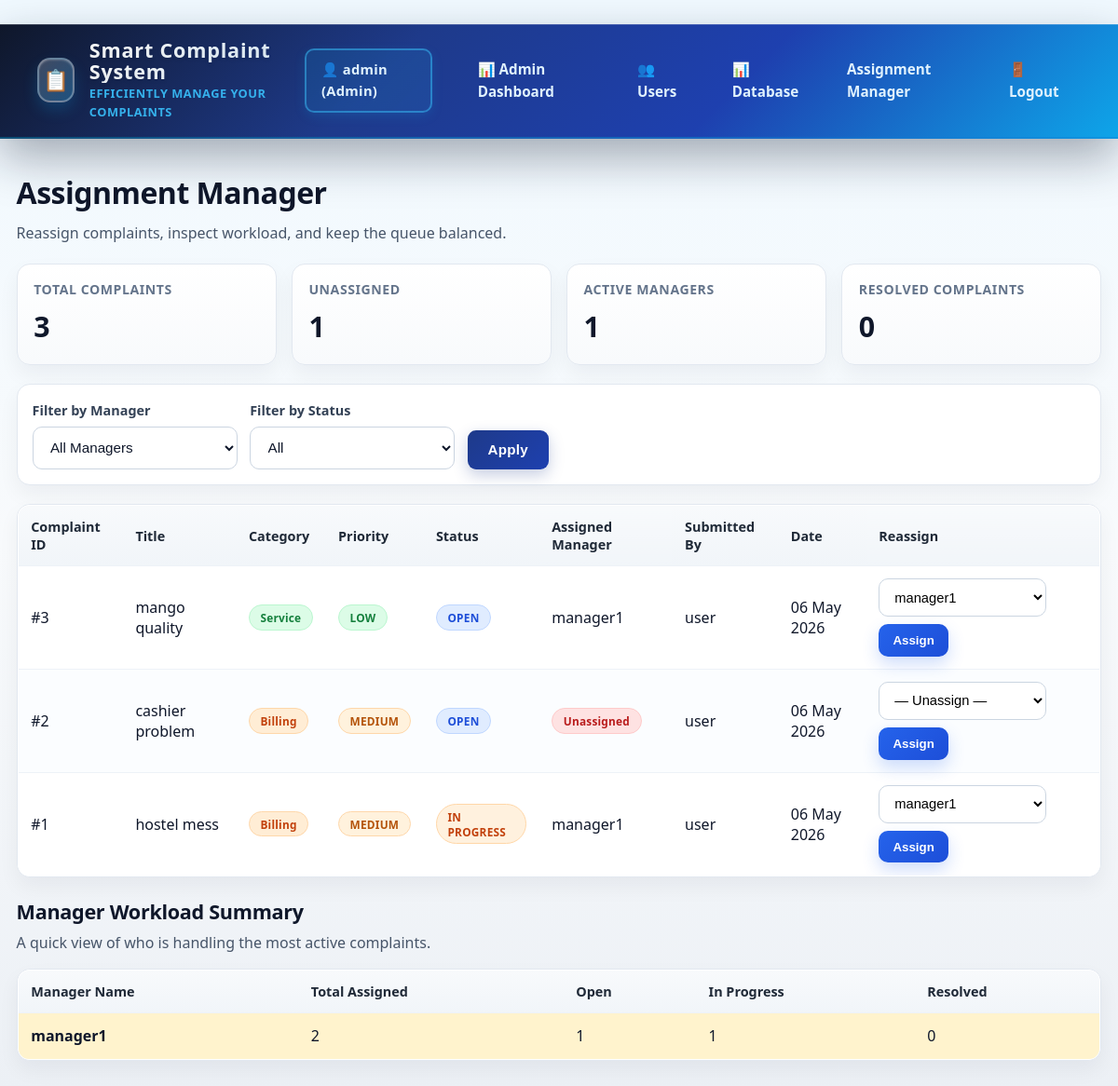
The app's page /admin/assignments (signed in) with its own data.
### models.py (models this page shows, shortened)
class User(UserMixin, db.Model):
    __tablename__ = 'users'
    id = db.Column(db.Integer, primary_key=True)
    username = db.Column(db.String(80), unique=True, nullable=False)
    email = db.Column(db.String(120), unique=True, nullable=False)
    password_hash = db.Column(db.String(255), nullable=False)
    role = db.Column(db.String(20), default='user', nullable=False)
    is_active = db.Column(db.Boolean, default=True, nullable=False)
    created_at = db.Column(db.DateTime, default=datetime.utcnow)
    complaints_submitted = db.relationship(
        'Complaint',
        foreign_keys='Complaint.user_id',
        backref='author',
        lazy=True,
        cascade='all, delete-orphan'
    )
    responses_written = db.relationship(
        'Response',
        foreign_keys='Response.author_id',
        backref='response_author',
        lazy=True,
        cascade='all, delete-orphan'
    )
    assigned_complaints = db.relationship(
        'Complaint',
        foreign_keys='Complaint.assigned_to',
        backref='manager',
        lazy=True
    )

class Complaint(db.Model):
    __tablename__ = 'complaints'
    id = db.Column(db.Integer, primary_key=True)
    user_id = db.Column(db.Integer, db.ForeignKey('users.id'), nullable=False)
    title = db.Column(db.String(200), nullable=False)
    description = db.Column(db.Text, nullable=False)
    category = db.Column(db.String(50), default='General')
    priority = db.Column(db.String(20), default='medium')
    sentiment = db.Column(db.String(20), default='neutral')
    status = db.Column(db.String(20), default='open')
    ai_response = db.Column(db.Text, default='')
    internal_notes = db.Column(db.Text, nullable=True)
    assigned_to = db.Column(db.Integer, db.ForeignKey('users.id'), nullable=True)
    created_at = db.Column(db.DateTime, default=datetime.utcnow)
    resolved_at = db.Column(db.DateTime, nullable=True)
    rating = db.Column(db.Integer, nullable=True)
    responses = db.relationship('Response', backref='complaint', lazy=True, cascade='all, delete-orphan')

### app.py (the view, shortened to what this page needs)
@app.route('/admin/assignments', methods=['GET', 'POST'])
@login_required
def admin_assignments():
    if current_user.role != 'admin':
        flash('❌ Unauthorized!', 'error')
        return redirect(url_for('index'))
    from sqlalchemy.orm import aliased
    ManagerUser = aliased(User)
    SubmitterUser = aliased(User)
    filter_manager = request.args.get('manager', 'all').strip()
    filter_status = request.args.get('status', 'all').strip().lower()
    rows_query = (
        db.session.query(Complaint, ManagerUser, SubmitterUser)
        .outerjoin(ManagerUser, Complaint.assigned_to == ManagerUser.id)
        .join(SubmitterUser, Complaint.user_id == SubmitterUser.id)
    )
    if filter_manager == 'unassigned':
        rows_query = rows_query.filter(Complaint.assigned_to.is_(None))
    elif filter_manager not in ('', 'all'):
        try:
            manager_id_int = int(filter_manager)
            rows_query = rows_query.filter(Complaint.assigned_to == manager_id_int)
        except ValueError:
            pass
    valid_statuses = {'open', 'in_progress', 'resolved', 'closed'}
    if filter_status in valid_statuses:
        rows_query = rows_query.filter(Complaint.status == filter_status)
    rows = rows_query.order_by(Complaint.created_at.desc()).all()
    all_managers = (
        User.query.filter_by(role='manager')
        .order_by(User.username.asc())
        .all()
    )
    workload_summary = []
    total_complaints = Complaint.query.count()
    unassigned_count = Complaint.query.filter(Complaint.assigned_to.is_(None)).count()
    active_managers_count = User.query.filter_by(role='manager', is_active=True).count()
    resolved_complaints = Complaint.query.filter_by(status='resolved').count()
    for manager in all_managers:
        status_rows = (
            db.session.query(Complaint.status, db.func.count(Complaint.id))
            .filter(Complaint.assigned_to == manager.id)
            .group_by(Complaint.status)
            .all()
        )
        status_counts = {status: count for status, count in status_rows}
        workload_summary.append({
            'manager': manager,
            'total_assigned': sum(status_counts.values()),
            'open_count': status_counts.get('open', 0),
            'in_progress_count': status_counts.get('in_progress', 0),
            'resolved_count': status_counts.get('resolved', 0),
        })
    return render_template(
        'admin/assignments.html',
        rows=rows,
        all_managers=all_managers,
        workload_summary=workload_summary,
        filter_manager=filter_manager,
        filter_status=filter_status,
        total_complaints=total_complaints,
        unassigned_count=unassigned_count,
        active_managers_count=active_managers_count,
        resolved_complaints=resolved_complaints,
    )# ─── ADMIN ROUTES (placeholder for now) ─────────────────────────

### app.py (called while the page is built)
@login_manager.user_loader
def load_user(user_id):
    return User.query.get(int(user_id))

### templates/admin/assignments.html (shortened to what this page needs)
﻿{% extends "base.html" %}
{% block content %}
<div class="assignment-page">
  <div class="page-header">
    <div>
      <h1 class="page-title">Assignment Manager</h1>
      <p class="page-subtitle">Reassign complaints, inspect workload, and keep the queue balanced.</p>
    </div>
  </div>
  <div class="summary-grid">
    <div class="summary-card"><p class="summary-label">Total Complaints</p><h2 class="summary-value">{{ total_complaints }}</h2></div>
    <div class="summary-card"><p class="summary-label">Unassigned</p><h2 class="summary-value">{{ unassigned_count }}</h2></div>
    <div class="summary-card"><p class="summary-label">Active Managers</p><h2 class="summary-value">{{ active_managers_count }}</h2></div>
    <div class="summary-card"><p class="summary-label">Resolved Complaints</p><h2 class="summary-value">{{ resolved_complaints }}</h2></div>
  </div>
  <div class="filter-panel">
    <form class="filter-form" method="get" action="{{ url_for('admin_assignments') }}">
      <div class="filter-group">
        <label class="filter-label" for="manager-filter">Filter by Manager</label>
        <select id="manager-filter" name="manager" class="filter-select">
          <option value="all" {%- if filter_manager == 'all' or filter_manager == '' -%}selected{%- endif -%}>All Managers</option>
        </select>
      </div>
      <div class="filter-group">
        <label class="filter-label" for="status-filter">Filter by Status</label>
        <select id="status-filter" name="status" class="filter-select">
          <option value="all" {%- if filter_status == 'all' or filter_status == '' -%}selected{%- endif -%}>All</option>
        </select>
      </div>
      <div class="filter-actions">
        <button type="submit" class="btn btn-primary">Apply</button>
      </div>
    </form>
  </div>
  <div class="table-wrap">
    <table class="assignment-table">
      <thead>
        <tr>
          <th>Complaint ID</th><th>Title</th><th>Category</th><th>Priority</th><th>Status</th><th>Assigned Manager</th><th>Submitted By</th><th>Date</th><th>Reassign</th>
        </tr>
      </thead>
      <tbody>
        {% if rows %}
          {% for complaint, manager_user, submitter in rows %}
            <tr data-complaint-id="{{ complaint.id }}">
              <td>#{{ (complaint.id ~ '')[:8] }}</td>
              <td>{% if complaint.title|length > 40 %}{{ complaint.title[:40] }}...{% else %}{{ complaint.title }}{% endif %}</td>
              <td>
                {%- if complaint.category == 'Technical' -%}<span class="category-badge category-technical">Technical</span>
                {%- elif complaint.category == 'Billing' -%}<span class="category-badge category-billing">Billing</span>
                {%- elif complaint.category == 'Service' -%}<span class="category-badge category-service">Service</span>
                {%- else -%}<span class="category-badge category-general">General</span>
                {%- endif -%}
              </td>
              <td><span class="priority-badge priority-{{ complaint.priority }}">{{ complaint.priority.replace('_', ' ').title() }}</span></td>
              <td><span class="status-badge status-{{ complaint.status }}">{{ complaint.status.replace('_', ' ').title() }}</span></td>
              <td>
                <div class="assigned-cell-wrap">
                  {%- if manager_user -%}<span id="assigned-manager-{{ complaint.id }}" class="manager-chip {%- if manager_user.id % 4 == 0 -%}blue{%- elif manager_user.id % 4 == 1 -%}green{%- elif manager_user.id % 4 == 2 -%}purple{%- else -%}orange{%- endif -%}">{{ manager_user.username }}</span>
                  {%- else -%}<span id="assigned-manager-{{ complaint.id }}" class="manager-chip manager-unassigned">Unassigned</span>
                  {%- endif -%}
                </div>
              </td>
              <td>{{ submitter.username }}</td>
              <td>{{ complaint.created_at.strftime('%d %b %Y') }}</td>
              <td>
                <form class="reassign-form assignment-form" data-complaint-id="{{ complaint.id }}" method="post" action="{{ url_for('admin_assignments') }}">
                  <select name="new_manager_id" class="reassign-select">
                    <option value="">— Unassign —</option>
                    {% for manager in all_managers %}<option value="{{ manager.id }}" {%- if manager_user and manager_user.id == manager.id -%}selected{%- endif -%}>{{ manager.username }}</option>{% endfor %}
                  </select>
                  <button type="submit" class="assign-btn">Assign</button>
                </form>
              </td>
            </tr>
          {% endfor %}
        {% else %}
          <tr><td colspan="9" class="empty-state">No complaints match the selected filters.</td></tr>
        {% endif %}
      </tbody>
    </table>
  </div>
  <div class="workload-summary-wrap">
    <div>
      <h2 class="workload-heading">Manager Workload Summary</h2>
      <p class="workload-note">A quick view of who is handling the most active complaints.</p>
    </div>
    <div class="table-wrap">
      <table class="workload-table">
        <thead>
          <tr><th>Manager Name</th><th>Total Assigned</th><th>Open</th><th>In Progress</th><th>Resolved</th></tr>
        </thead>
        <tbody>
          {% set ns = namespace(max_open=0) %}
          {% for item in workload_summary %}{%- if item.open_count > ns.max_open -%}{% set ns.max_open = item.open_count %}{%- endif -%}{% endfor %}
          {% for item in workload_summary %}
            <tr class="{%- if item.open_count == ns.max_open and ns.max_open > 0 -%}workload-row-hot{%- endif -%}">
              <td><strong>{{ item.manager.username }}</strong></td>
              <td>{{ item.total_assigned }}</td><td>{{ item.open_count }}</td><td>{{ item.in_progress_count }}</td><td>{{ item.resolved_count }}</td>
            </tr>
          {% endfor %}
        </tbody>
      </table>
    </div>
  </div>
</div>
{% endblock %}

### templates/base.html (shortened to what this page needs)
<!doctype html>
<html lang="en">
  <head>
  </head>
  <body>
    {% if current_user.is_authenticated %}
    <nav class="navbar">
      <div class="brand">
        <div class="brand-logo">📋</div>
        <div class="brand-text">
          <h1>Smart Complaint System</h1>
          <small>Efficiently manage your complaints</small>
        </div>
      </div>
      <div class="navbar-links">
        <span class="user-info"
          >👤 {{ current_user.username }} ({{ current_user.role.title()
          }})</span
        >
        {% if current_user.role == 'admin' %}
        <a href="{{ url_for('admin_dashboard') }}">📊 Admin Dashboard</a>
        <a href="{{ url_for('admin_users') }}">👥 Users</a>
        <a href="{{ url_for('admin_database') }}">📊 Database</a>
        <a href="{{ url_for('admin_assignments') }}">Assignment Manager</a>
        {% elif current_user.role == 'manager' %}
        <a href="{{ url_for('manager_dashboard') }}">📋 Queue</a>
        <a href="{{ url_for('manager_team') }}">Team Overview</a>
        {% else %}
        <a href="{{ url_for('user_dashboard') }}">🏠 My Dashboard</a>
        <a href="{{ url_for('submit_complaint') }}">📝 Submit</a>
        <a href="{{ url_for('my_complaints') }}">📋 My Complaints</a>
        {% endif %}
        <a href="{{ url_for('logout') }}">🚪 Logout</a>
      </div>
    </nav>
    {% endif %}
    <div class="container">
      {% block content %}{% endblock %}
    </div>
  </body>
</html>

### templates/admin/assignments.html (style rules this page uses)
.assignment-page { display: flex; flex-direction: column; gap: 1.25rem; }
.page-header { display: flex; justify-content: space-between; align-items: flex-start; gap: 1rem; flex-wrap: wrap; }
.page-title { margin: 0; font-size: 2rem; color: #0f172a; }
.page-subtitle { margin: 0.35rem 0 0 0; color: #475569; }
.summary-grid { display: grid; grid-template-columns: repeat(4, minmax(0, 1fr)); gap: 1rem; }
.summary-card { background: linear-gradient(180deg, #ffffff 0%, #f8fafc 100%); border: 1px solid #e2e8f0; border-radius: 14px; padding: 1rem 1.1rem; box-shadow: 0 10px 22px rgba(15, 23, 42, 0.05); }
.summary-label { margin: 0; color: #64748b; font-size: 0.88rem; font-weight: 700; text-transform: uppercase; letter-spacing: 0.04em; }
.summary-value { margin: 0.25rem 0 0 0; font-size: 1.9rem; font-weight: 800; color: #0f172a; }
.filter-panel { background: #ffffff; border: 1px solid #e2e8f0; border-radius: 14px; padding: 1rem; box-shadow: 0 10px 22px rgba(15, 23, 42, 0.05); }
.filter-form { display: flex; gap: 0.85rem; flex-wrap: wrap; align-items: end; }
.filter-group { display: flex; flex-direction: column; gap: 0.35rem; min-width: 220px; }
.filter-label { font-size: 0.9rem; font-weight: 700; color: #334155; }
.filter-select { width: 100%; padding: 0.78rem 0.9rem; border: 1.5px solid #cbd5e1; border-radius: 10px; background: #fff; font-size: 0.95rem; color: #0f172a; outline: none; }
.filter-actions { display: flex; gap: 0.65rem; align-items: center; }
.table-wrap { overflow-x: auto; background: #ffffff; border: 1px solid #e2e8f0; border-radius: 14px; box-shadow: 0 10px 22px rgba(15, 23, 42, 0.05); }
.assignment-table, .workload-table { width: 100%; border-collapse: collapse; min-width: 1100px; }
.assignment-table th, .assignment-table td, .workload-table th, .workload-table td { padding: 0.82rem 0.85rem; border-bottom: 1px solid #edf2f7; vertical-align: middle; }
.assignment-table thead tr, .workload-table thead tr { background: linear-gradient(180deg, #f8fafc, #f1f5f9); }
.assignment-table th, .workload-table th { font-size: 0.9rem; color: #1f2937; font-weight: 800; text-align: left; }
.category-badge, .manager-chip, .manager-badge, .save-flash { display: inline-flex; align-items: center; justify-content: center; border-radius: 999px; font-size: 0.74rem; font-weight: 800; letter-spacing: 0.02em; padding: 0.3rem 0.72rem; border: 1px solid transparent; white-space: nowrap; }
.category-billing { background: #ffedd5; color: #c2410c; border-color: #fed7aa; }
.category-service { background: #dcfce7; color: #15803d; border-color: #bbf7d0; }
.manager-unassigned { background: #fee2e2; color: #b91c1c; border-color: #fecaca; }
.reassign-form { display: flex; gap: 0.5rem; align-items: center; flex-wrap: wrap; }
.reassign-select { min-width: 180px; padding: 0.65rem 0.75rem; border: 1.5px solid #cbd5e1; border-radius: 10px; background: #fff; font-size: 0.92rem; }
.assign-btn { padding: 0.62rem 0.95rem; border: none; border-radius: 10px; background: linear-gradient(135deg, #2563eb, #1d4ed8); color: #fff; font-weight: 800; cursor: pointer; box-shadow: 0 8px 18px rgba(37, 99, 235, 0.22); transition: transform 0.2s ease, box-shadow 0.2s ease; }
.assigned-cell-wrap { display: flex; align-items: center; gap: 0.5rem; flex-wrap: wrap; }
.workload-heading { margin: 0; font-size: 1.35rem; color: #0f172a; }
.workload-note { margin: 0.25rem 0 0 0; color: #475569; }
.workload-summary-wrap { display: flex; flex-direction: column; gap: 0.9rem; }
.workload-row-hot { background: #fff3cd; }

### records on screen
User: username "admin", role "Admin"
Complaint: id "3", title "mango quality", category "Service", priority.replace "LOW", status.replace "OPEN", username "manager1", username "user", created_at "06 May 2026"
Complaint: id "2", title "cashier problem", category "Billing", priority.replace "MEDIUM", status.replace "OPEN", username "user", created_at "06 May 2026"
Complaint: id "1", title "hostel mess", category "Billing", priority.replace "MEDIUM", status.replace "IN PROGRESS", username "manager1", username "user", created_at "06 May 2026"
User: manager.username "manager1"

### other values on screen
{{ total_complaints }} "3"
{{ unassigned_count }} "1"
{{ active_managers_count }} "1"
{{ resolved_complaints }} "0"
{{ item.total_assigned }} "2"
{{ item.open_count }} "1"
{{ item.in_progress_count }} "1"
{{ item.resolved_count }} "0"
form field new_manager_id "manager1"
